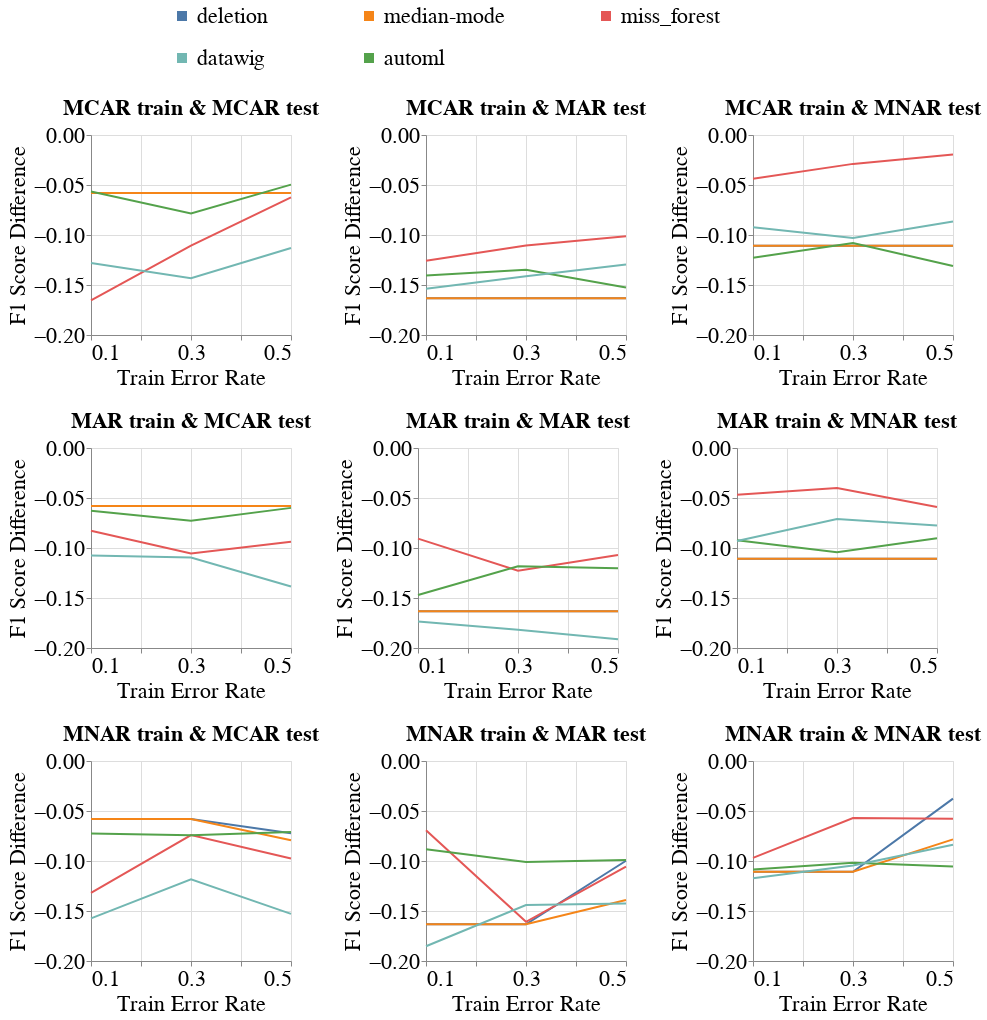

The notebook cell this image was saved under:
### Code cell
create_exp2_line_bands_for_diff_imputers(dataset_name=DATASET_NAME,
                                         column_name='tier',
                                         metric_name='f1_score',
                                         group=SENSITIVE_ATTR_FOR_DISPARITY_METRICS,
                                         db_client=db_client,
                                         without_dummy=True,
                                         with_band=False)
